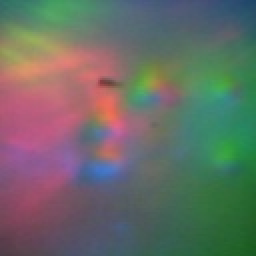
#> input picture test/im1.jpg, 128 x 128 px, found by its file name (shown 2 times larger)
$ python blurringv1.py
#> lines starting #> are read from the running program, lines starting #| are printed output that depends on the picture
# loading library
import cv2
import numpy as np
import os
from skimage.util import random_noise
import random
import re

folder_dir = 'raw_data'
count = 1

# [19 lines of commented-out code are left out]

img = cv2.imread("raw_data/im1.jpg")
#> img is the input picture: shape (128, 128, 3); mean B, G, R 102.1, 108.3, 104
kernel_size = random.randint(25,75) #change this to change blur amount -> between 25 and 75 is decent
kernel_h = np.zeros((kernel_size, kernel_size)) #create empty kernel
kernel_h[int((kernel_size - 1)/2), :] = np.ones(kernel_size) #create horizontal kernel
kernel_h /= kernel_size #normalise kernel

horizonal_mb = cv2.filter2D(img, -1, kernel_h)
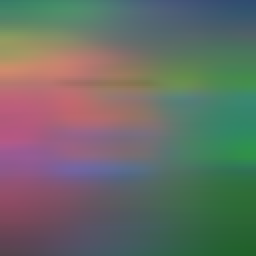
#> horizonal_mb: shape (128, 128, 3) (shown 2 times larger); mean B, G, R 102.2, 108.3, 104.1

noise_img = random_noise(horizonal_mb, mode='gaussian', var=0.02**2) #gives good approx to actual frames
noise_img = np.array(255*noise_img, dtype = 'uint8')
#> (the run stopped early here; a loop or call above may not have finished)
